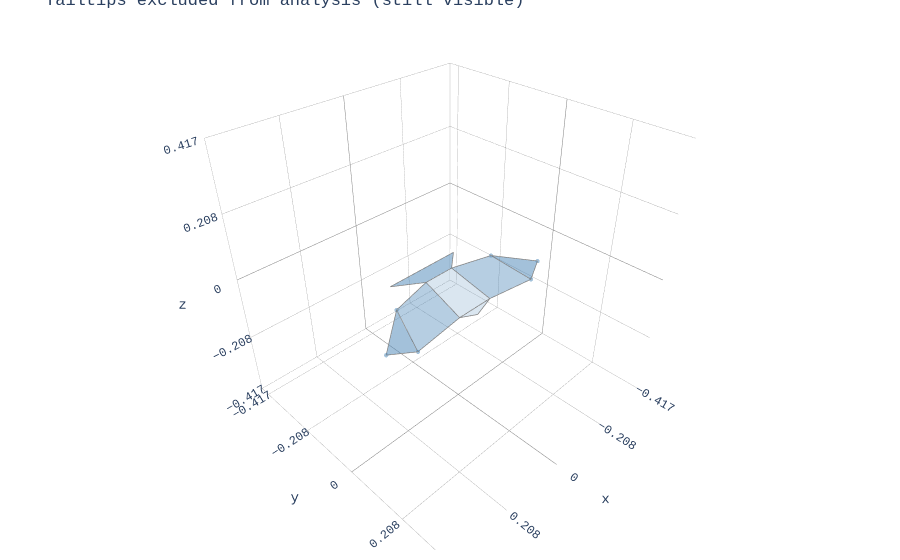

Notebook code for this chart:
### Markdown cell above
## 5. Runtime Marker Exclusion

Dynamically add or remove markers from the analysis set without reloading.

### Code cell
hawk_excl = hawk.copy()

print(f"Before: {len(hawk_excl.analysis_indices)} analysis markers")
print(f"  Names: {hawk_excl.analysis_marker_names}")

# Exclude tail tips from analysis
hawk_excl.exclude_markers(["left_tailtip", "right_tailtip"])
print(f"\nAfter excluding tailtips: {len(hawk_excl.analysis_indices)} analysis markers")
print(f"  Names: {hawk_excl.analysis_marker_names}")

# The markers are still plotted — they're just excluded from analysis indexing
fig = plot_plotly(hawk_excl, colour='steelblue')
fig.update_layout(title="Tailtips excluded from analysis (still visible)")
fig.show()

# Re-include them
hawk_excl.include_markers(["left_tailtip", "right_tailtip"])
print(f"\nAfter re-including: {len(hawk_excl.analysis_indices)} analysis markers")

### Figure 1 — Plotly figure (JSON) as saved in the notebook; plotly's stock layout.template omitted (floating-point values rounded to 4 significant figures)
{"data": [{"color": "steelblue", "hoverinfo": "none", "opacity": 0.5, "type": "mesh3d", "x": [-0.2977, -0.2242, -0.1848], "y": [0.0377, 0.07329, -0.04977], "z": [-0.04206, -0.05478, -0.01064]}, {"hoverinfo": "name", "line": {"color": "grey", "width": 1.5}, "mode": "lines", "name": "left_handwing steelblue", "type": "scatter3d", "x": [-0.2977, -0.2242, -0.1848, -0.2977], "y": [0.0377, 0.07329, -0.04977, 0.0377], "z": [-0.04206, -0.05478, -0.01064, -0.04206]}, {"color": "steelblue", "hoverinfo": "none", "opacity": 0.5, "type": "mesh3d", "x": [0.2977, 0.2242, 0.1848], "y": [0.0377, 0.07329, -0.04977], "z": [-0.04206, -0.05478, -0.01064]}, {"hoverinfo": "name", "line": {"color": "grey", "width": 1.5}, "mode": "lines", "name": "right_handwing steelblue", "type": "scatter3d", "x": [0.2977, 0.2242, 0.1848, 0.2977], "y": [0.0377, 0.07329, -0.04977, 0.0377], "z": [-0.04206, -0.05478, -0.01064, -0.04206]}, {"color": "steelblue", "hoverinfo": "none", "opacity": 0.4, "type": "mesh3d", "x": [-0.2242, -0.1848, -0.05, -0.06], "y": [0.07329, -0.04977, -0.08, 0.06], "z": [-0.05478, -0.01064, -0.005, -0.045]}, {"hoverinfo": "name", "line": {"color": "grey", "width": 1.5}, "mode": "lines", "name": "left_armwing steelblue", "type": "scatter3d", "x": [-0.2242, -0.1848, -0.05, -0.06, -0.2242], "y": [0.07329, -0.04977, -0.08, 0.06, 0.07329], "z": [-0.05478, -0.01064, -0.005, -0.045, -0.05478]}, {"color": "steelblue", "hoverinfo": "none", "opacity": 0.4, "type": "mesh3d", "x": [0.2242, 0.1848, 0.05, 0.06], "y": [0.07329, -0.04977, -0.08, 0.06], "z": [-0.05478, -0.01064, -0.005, -0.045]}, {"hoverinfo": "name", "line": {"color": "grey", "width": 1.5}, "mode": "lines", "name": "right_armwing steelblue", "type": "scatter3d", "x": [0.2242, 0.1848, 0.05, 0.06, 0.2242], "y": [0.07329, -0.04977, -0.08, 0.06, 0.07329], "z": [-0.05478, -0.01064, -0.005, -0.045, -0.05478]}, {"color": "steelblue", "hoverinfo": "none", "opacity": 0.2, "type": "mesh3d", "x": [0.06, -0.06, -0.05, 0.05], "y": [0.06, 0.06, -0.08, -0.08], "z": [-0.045, -0.045, -0.005, -0.005]}, {"hoverinfo": "name", "line": {"color": "grey", "width": 1.5}, "mode": "lines", "name": "body steelblue", "type": "scatter3d", "x": [0.06, -0.06, -0.05, 0.05, 0.06], "y": [0.06, 0.06, -0.08, -0.08, 0.06], "z": [-0.045, -0.045, -0.005, -0.005, -0.045]}, {"color": "steelblue", "hoverinfo": "none", "opacity": 0.2, "type": "mesh3d", "x": [0.06, 3.743e-05, -0.06], "y": [0.06, 0.0705, 0.06], "z": [-0.045, -0.0617, -0.045]}, {"hoverinfo": "name", "line": {"color": "grey", "width": 1.5}, "mode": "lines", "name": "head steelblue", "type": "scatter3d", "x": [0.06, 3.743e-05, -0.06, 0.06], "y": [0.06, 0.0705, 0.06, 0.06], "z": [-0.045, -0.0617, -0.045, -0.045]}, {"color": "steelblue", "hoverinfo": "none", "opacity": 0.5, "type": "mesh3d", "x": [0.124, -0.124, -0.05, 0.05], "y": [-0.146, -0.146, -0.08, -0.08], "z": [-0.0158, -0.0158, -0.005, -0.005]}, {"hoverinfo": "name", "line": {"color": "grey", "width": 1.5}, "mode": "lines", "name": "tail steelblue", "type": "scatter3d", "x": [0.124, -0.124, -0.05, 0.05, 0.124], "y": [-0.146, -0.146, -0.08, -0.08, -0.146], "z": [-0.0158, -0.0158, -0.005, -0.005, -0.0158]}, {"hoverinfo": "none", "marker": {"color": "steelblue", "opacity": 0.5, "size": 2.5}, "mode": "markers", "type": "scatter3d", "x": [-0.2977, 0.2977, -0.2242, 0.2242, -0.1848, 0.1848], "y": [0.0377, 0.0377, 0.07329, 0.07329, -0.04977, -0.04977], "z": [-0.04206, -0.04206, -0.05478, -0.05478, -0.01064, -0.01064]}], "layout": {"font": {"family": "Andale Mono, Courier New, sans-serif"}, "margin": {"b": 10, "l": 10, "r": 10, "t": 10}, "scene": {"aspectmode": "cube", "aspectratio": {"x": 1, "y": 1, "z": 1}, "xaxis": {"backgroundcolor": "white", "dtick": 0.2084, "gridcolor": "grey", "gridwidth": 0.5, "range": [-0.4167, 0.4167], "showbackground": true, "zerolinecolor": "grey"}, "yaxis": {"backgroundcolor": "white", "dtick": 0.2084, "gridcolor": "grey", "gridwidth": 0.5, "range": [-0.4531, 0.3804], "showbackground": true, "zerolinecolor": "grey"}, "zaxis": {"backgroundcolor": "white", "dtick": 0.2084, "gridcolor": "grey", "gridwidth": 0.5, "range": [-0.4167, 0.4167], "showbackground": true, "zerolinecolor": "grey"}}, "showlegend": false, "title": {"text": "Tailtips excluded from analysis (still visible)"}}}
